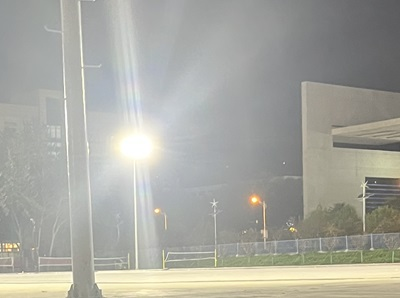
%> input picture Traditional_Retinex/foggy.jpg, 400 x 298 px, given in place of 1.png, which was not available
$ octave MSR.m   (GNU Octave 9; MATLAB toolbox functions it lacks are replaced by stand-ins)
%> lines starting %> are read from the running program, lines starting %| are printed output that depends on the picture; pictures that were not available may be replaced by others from this repository, and a replacement may not be noted
### Traditional_Retinex/conv_log.m
function J = conv_log(I, simga)
    I_blur = imgaussfilt(I, simga);
    % I_blur = imbilatfilt(I, 5, 10);
    % I_blur = filter2(fspecial('average', 19), I);
    % I_blur = bifilter(I, 7, 3, 10);

    log_R = log(I + 0.01) - log(I_blur + 0.01);
    R = exp(log_R);
    min_R = min(R(:));
    max_R = max(R(:));
    R = (R - min_R) / (max_R - min_R);
    J = adapthisteq(R);
end

### Traditional_Retinex/MSR.m
for i=1:789
    try
        %src = sprintf("..\\Paper2\\result\\lol\\%d.jpg", i);
        src = sprintf("..\\Paper2\\our485\\low\\%d.png", i);
        I = imread(src);
%> I is the input picture: size 298x400x3 uint8; mean R, G, B 168.3, 168.3, 160.6

        I = double(I) / 255;
%> I: size 298x400x3 double
        [r, g, b] = imsplit(I);

        sigma1 = 100;
        sigma2 = 150;
        sigma3 = 200;

        r_1 = conv_log(r, sigma1);
%> in conv_log, `min_R = min(R(:));`: min_R = 0.444
%> in conv_log, `max_R = max(R(:));`: max_R = 1.6
%> in conv_log, `J = adapthisteq(R);`:
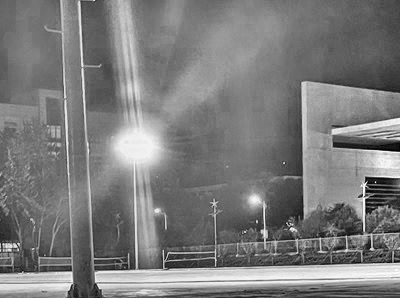
%> J: size 298x400 double; min 0, max 1, mean 0.486
        r_2 = conv_log(r, sigma2);
        r_3 = conv_log(r, sigma3);
%> call 3 of conv_log, with simga = 200
%> in conv_log (call 3), `R = exp(log_R);`:
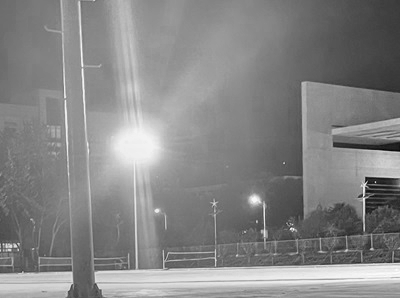
%> R: size 298x400 double; min 0.425, max 1.57, mean 1.03; drawn with min black and max white
%> in conv_log (call 3), `min_R = min(R(:));`: min_R = 0.425
%> in conv_log (call 3), `max_R = max(R(:));`: max_R = 1.57

        g_1 = conv_log(g, sigma1);
        g_2 = conv_log(g, sigma2);
        g_3 = conv_log(g, sigma3);
%> call 6 of conv_log, with simga = 200
%> in conv_log (call 6), `log_R = log(I + 0.01) - log(I_blur + 0.01);`:
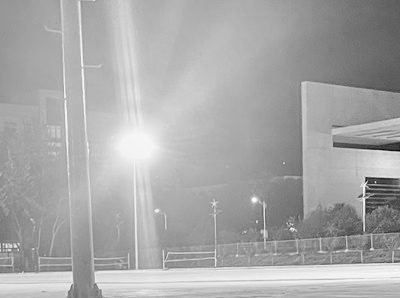
%> log_R: size 298x400 double; min -0.849, max 0.476, mean 0.0294; drawn with min black and max white
%> in conv_log (call 6), `min_R = min(R(:));`: min_R = 0.428

        b_1 = conv_log(b, sigma1);
%> call 7 of conv_log, with simga = 100
%> in conv_log (call 7), `I_blur = imgaussfilt(I, simga);`:
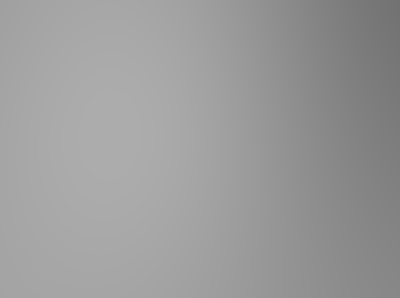
%> I_blur: size 298x400 double; min 0.449, max 0.678, mean 0.61
%> in conv_log (call 7), `R = exp(log_R);`:
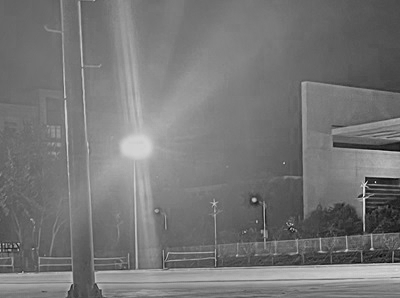
%> R: size 298x400 double; min 0.449, max 1.69, mean 1.03; drawn with min black and max white
%> in conv_log (call 7), `min_R = min(R(:));`: min_R = 0.449
%> in conv_log (call 7), `max_R = max(R(:));`: max_R = 1.69
        b_2 = conv_log(b, sigma2);
%> call 8 of conv_log, with simga = 150
%> in conv_log (call 8), `R = exp(log_R);`:
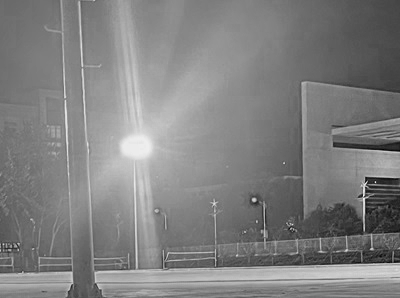
%> R: size 298x400 double; min 0.436, max 1.66, mean 1.05; drawn with min black and max white
%> in conv_log (call 8), `min_R = min(R(:));`: min_R = 0.436
%> in conv_log (call 8), `max_R = max(R(:));`: max_R = 1.66
        b_3 = conv_log(b, sigma3);
%> in conv_log (call 9), `log_R = log(I + 0.01) - log(I_blur + 0.01);`:
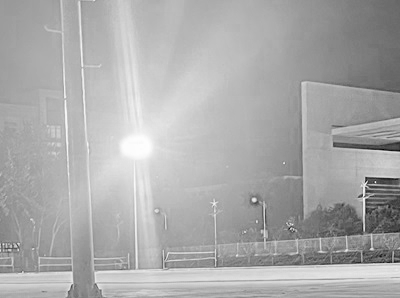
%> log_R: size 298x400 double; min -0.845, max 0.5, mean 0.0582; drawn with min black and max white
%> in conv_log (call 9), `min_R = min(R(:));`: min_R = 0.43
%> in conv_log (call 9), `max_R = max(R(:));`: max_R = 1.65

        r = (r_1 + r_2 + r_3) ./ 3;
        g = (g_1 + g_2 + g_3) ./ 3;
        b = (b_1 + b_2 + b_3) ./ 3;

        J = cat(3, r, g, b);
        % dst = sprintf(".\\result\\lol\\%d.jpg", i);
        dst = sprintf(".\\result\\SSR\\%d.jpg", i);
        imwrite(J, dst);
        % figure;imshow(I);
        % figure;imshow(J);
    catch
        continue
    end
end
